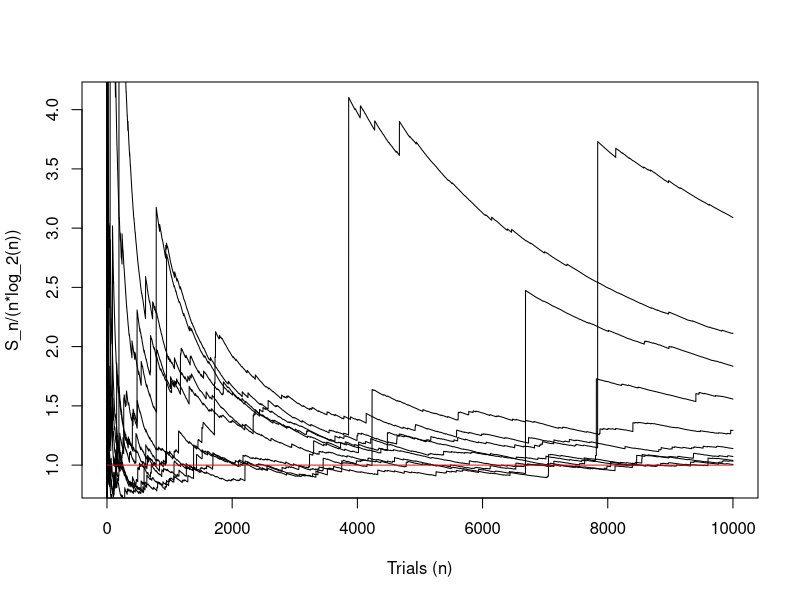
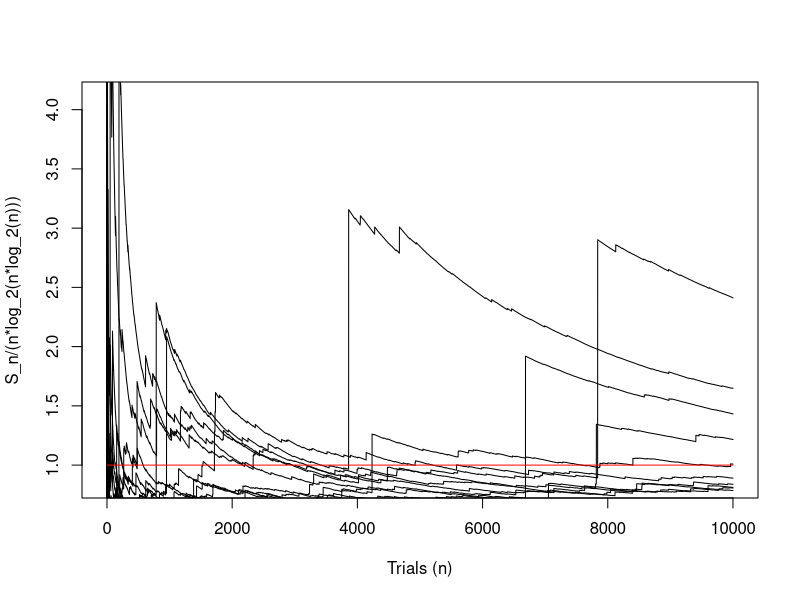

Source code (R) for these figures, in order:
N <- 10000 # Games per run
M <- 10    # Runs

rewards <- matrix(nrow=M, ncol=N)
fracs1 <- matrix(nrow=M, ncol=N)
fracs2 <- matrix(nrow=M, ncol=N)
for (j in 1:M) {
  for (i in 1:N) {
    coin <- 1
    coins <- vector()
    
    # Play the St. Petersburg game
    while(coin) {
      coin <- sample(c(0, 1), 1)
      coins <- c(coins, coin)
    }
    
    rewards[j,i] <- 2**(sum(coins)+1)
    if (i == 1) {
      fracs1[j,i] = 0
      fracs2[j,i] = 0
    } else {
      fracs1[j,i] =
        sum(rewards[j,1:i])/(i*log2(i))
      fracs2[j,i] =
        sum(rewards[j,1:i])/(i*log2(i*log2(i)))
    }
  }
}

# Plot the results
svg(filename="Figures/petersburgslow.svg")
plot(1:N, fracs1[1,1:N], type='l',
     ylim=c(min(fracs1[,1000:N]), max(fracs1[,1000:N])),
     xlab='Trials (n)', ylab='S_n/(n*log_2(n))')
for (j in 2:M) {
  lines(1:N, fracs1[j,1:N])
}
lines(1:N, rep(1,N), col='red')
dev.off()
svg(filename="Figures/petersburgfast.svg")
plot(1:N, fracs2[1,1:N], type='l',
     ylim=c(min(fracs1[,1000:N]), max(fracs1[,1000:N])),
     xlab='Trials (n)', ylab='S_n/(n*log_2(n*log_2(n)))')
for (j in 2:M) {
  lines(1:N, fracs2[j,1:N])
}
lines(1:N, rep(1,N), col='red')
dev.off()